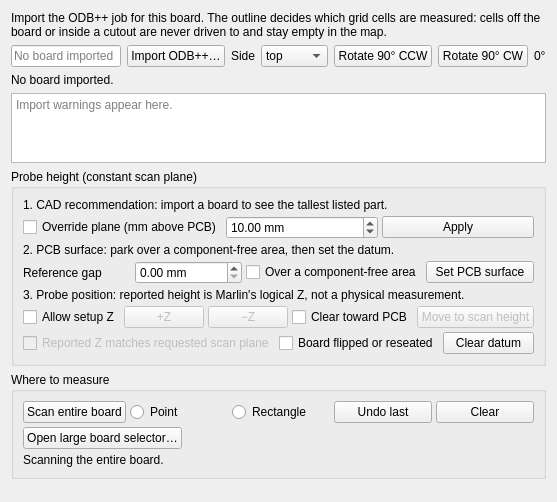
     <widget class="QWidget" name="pageBoard">
      <layout class="QVBoxLayout" name="boardLayout">
       <item>
        <widget class="QLabel" name="boardIntro">
         <property name="text">
          <string>Import the ODB++ job for this board. The outline decides which grid cells are measured: cells off the board or inside a cutout are never driven to and stay empty in the map.</string>
         </property>
         <property name="wordWrap">
          <bool>true</bool>
         </property>
        </widget>
       </item>
       <item>
        <layout class="QHBoxLayout" name="boardFileLayout">
         <item>
          <widget class="QLineEdit" name="boardPath">
           <property name="readOnly">
            <bool>true</bool>
           </property>
           <property name="placeholderText">
            <string>No board imported</string>
           </property>
          </widget>
         </item>
         <item>
          <widget class="QPushButton" name="btnImportBoard">
           <property name="text">
            <string>Import ODB++…</string>
           </property>
          </widget>
         </item>
         <item>
          <widget class="QLabel" name="lblBoardSide">
           <property name="text">
            <string>Side</string>
           </property>
          </widget>
         </item>
         <item>
          <widget class="QComboBox" name="boardSide">
           <item>
            <property name="text">
             <string>top</string>
            </property>
           </item>
           <item>
            <property name="text">
             <string>bottom</string>
            </property>
           </item>
          </widget>
         </item>
         <item>
          <widget class="QPushButton" name="btnRotateCcw">
           <property name="text">
            <string>Rotate 90° CCW</string>
           </property>
          </widget>
         </item>
         <item>
          <widget class="QPushButton" name="btnRotateCw">
           <property name="text">
            <string>Rotate 90° CW</string>
           </property>
          </widget>
         </item>
         <item>
          <widget class="QLabel" name="boardRotation">
           <property name="text">
            <string>0°</string>
           </property>
          </widget>
         </item>
        </layout>
       </item>
       <item>
        <widget class="QLabel" name="boardInfo">
         <property name="text">
          <string>No board imported.</string>
         </property>
         <property name="wordWrap">
          <bool>true</bool>
         </property>
        </widget>
       </item>
       <item>
        <widget class="QPlainTextEdit" name="boardWarnings">
         <property name="readOnly">
          <bool>true</bool>
         </property>
         <property name="maximumSize">
          <size>
           <width>16777215</width>
           <height>70</height>
          </size>
         </property>
         <property name="placeholderText">
          <string>Import warnings appear here.</string>
         </property>
        </widget>
       </item>
       <item>
        <widget class="QGroupBox" name="grpScanHeight">
         <property name="title">
          <string>Probe height (constant scan plane)</string>
         </property>
         <property name="sizePolicy">
          <sizepolicy hsizetype="Preferred" vsizetype="Maximum">
           <horstretch>0</horstretch>
           <verstretch>0</verstretch>
          </sizepolicy>
         </property>
         <layout class="QVBoxLayout" name="scanHeightLayout">
          <property name="spacing">
           <number>4</number>
          </property>
          <item>
           <widget class="QLabel" name="heightCadLabel">
            <property name="text">
             <string>1. CAD recommendation: import a board to see the tallest listed part.</string>
            </property>
            <property name="wordWrap">
             <bool>true</bool>
            </property>
           </widget>
          </item>
          <item>
           <layout class="QHBoxLayout" name="heightOverrideRow">
            <item>
             <widget class="QCheckBox" name="chkHeightOverride">
              <property name="text">
               <string>Override plane (mm above PCB)</string>
              </property>
             </widget>
            </item>
            <item>
             <widget class="QDoubleSpinBox" name="heightOverrideMm">
              <property name="decimals">
               <number>2</number>
              </property>
              <property name="minimum">
               <double>0</double>
              </property>
              <property name="maximum">
               <double>80</double>
              </property>
              <property name="value">
               <double>10</double>
              </property>
              <property name="suffix">
               <string> mm</string>
              </property>
             </widget>
            </item>
            <item>
             <widget class="QPushButton" name="btnApplyHeightOverride">
              <property name="text">
               <string>Apply</string>
              </property>
             </widget>
            </item>
           </layout>
          </item>
          <item>
           <widget class="QLabel" name="heightSurfaceLabel">
            <property name="text">
             <string>2. PCB surface: park over a component-free area, then set the datum.</string>
            </property>
            <property name="wordWrap">
             <bool>true</bool>
            </property>
           </widget>
          </item>
          <item>
           <layout class="QHBoxLayout" name="heightSurfaceRow">
            <item>
             <widget class="QLabel" name="lblHeightGap">
              <property name="text">
               <string>Reference gap</string>
              </property>
             </widget>
            </item>
            <item>
             <widget class="QDoubleSpinBox" name="heightGapMm">
              <property name="decimals">
               <number>2</number>
              </property>
              <property name="minimum">
               <double>0</double>
              </property>
              <property name="maximum">
               <double>20</double>
              </property>
              <property name="suffix">
               <string> mm</string>
              </property>
              <property name="toolTip">
               <string>Known shim or gauge thickness. Surface = reported Z minus this gap. No copper contact required.</string>
              </property>
             </widget>
            </item>
            <item>
             <widget class="QCheckBox" name="chkHeightReference">
              <property name="text">
               <string>Over a component-free area</string>
              </property>
             </widget>
            </item>
            <item>
             <widget class="QPushButton" name="btnSetPcbSurface">
              <property name="text">
               <string>Set PCB surface</string>
              </property>
             </widget>
            </item>
           </layout>
          </item>
          <item>
           <widget class="QLabel" name="heightPositionLabel">
            <property name="text">
             <string>3. Probe position: reported height is Marlin's logical Z, not a physical measurement.</string>
            </property>
            <property name="wordWrap">
             <bool>true</bool>
            </property>
           </widget>
          </item>
          <item>
           <layout class="QHBoxLayout" name="heightMoveRow">
            <item>
             <widget class="QCheckBox" name="chkAllowSetupZ">
              <property name="text">
               <string>Allow setup Z</string>
              </property>
              <property name="toolTip">
               <string>Unlocks setup-only Z motion. The scan loop stays XY-only either way.</string>
              </property>
             </widget>
            </item>
            <item>
             <widget class="QPushButton" name="btnJogZUp">
              <property name="text">
               <string>+Z</string>
              </property>
              <property name="enabled">
               <bool>false</bool>
              </property>
              <property name="toolTip">
               <string>Jog away from the PCB by the current jog step.</string>
              </property>
             </widget>
            </item>
            <item>
             <widget class="QPushButton" name="btnJogZDown">
              <property name="text">
               <string>−Z</string>
              </property>
              <property name="enabled">
               <bool>false</bool>
              </property>
              <property name="toolTip">
               <string>Jog toward the PCB by the current jog step. Requires clearance confirmation.</string>
              </property>
             </widget>
            </item>
            <item>
             <widget class="QCheckBox" name="chkHeightClearance">
              <property name="text">
               <string>Clear toward PCB</string>
              </property>
             </widget>
            </item>
            <item>
             <widget class="QPushButton" name="btnMoveToScanHeight">
              <property name="text">
               <string>Move to scan height</string>
              </property>
              <property name="enabled">
               <bool>false</bool>
              </property>
             </widget>
            </item>
           </layout>
          </item>
          <item>
           <layout class="QHBoxLayout" name="heightStatusRow">
            <item>
             <widget class="QCheckBox" name="chkAtScanPlane">
              <property name="text">
               <string>Reported Z matches requested scan plane</string>
              </property>
              <property name="enabled">
               <bool>false</bool>
              </property>
             </widget>
            </item>
            <item>
             <widget class="QCheckBox" name="chkBoardReseated">
              <property name="text">
               <string>Board flipped or reseated</string>
              </property>
             </widget>
            </item>
            <item>
             <widget class="QPushButton" name="btnBoardReseated">
              <property name="text">
               <string>Clear datum</string>
              </property>
             </widget>
            </item>
           </layout>
          </item>
         </layout>
        </widget>
       </item>
       <item>
        <widget class="QGroupBox" name="grpScanSelection">
         <property name="title">
          <string>Where to measure</string>
         </property>
         <property name="sizePolicy">
          <sizepolicy hsizetype="Preferred" vsizetype="Maximum">
           <horstretch>0</horstretch>
           <verstretch>0</verstretch>
          </sizepolicy>
         </property>
         <layout class="QVBoxLayout" name="scanSelectionLayout">
          <property name="spacing">
           <number>4</number>
          </property>
          <item>
           <layout class="QHBoxLayout" name="selectionToolLayout">
            <item>
             <widget class="QPushButton" name="btnScanEntireBoard">
              <property name="text">
               <string>Scan entire board</string>
              </property>
              <property name="toolTip">
               <string>Measure every on-board cell. This is the default, and the only way to restore a full-board scan after Clear.</string>
              </property>
             </widget>
            </item>
            <item>
             <widget class="QRadioButton" name="radioSelectPoint">
              <property name="text">
               <string>Point</string>
              </property>
              <property name="autoExclusive">
               <bool>false</bool>
              </property>
              <property name="toolTip">
               <string>Open the large board selector, then click to measure the nearest on-board grid cell.</string>
              </property>
             </widget>
            </item>
            <item>
             <widget class="QRadioButton" name="radioSelectRect">
              <property name="text">
               <string>Rectangle</string>
              </property>
              <property name="autoExclusive">
               <bool>false</bool>
              </property>
              <property name="toolTip">
               <string>Open the large board selector, then drag a rectangle. Only on-board cells inside it are measured.</string>
              </property>
             </widget>
            </item>
            <item>
             <widget class="QPushButton" name="btnUndoSelection">
              <property name="text">
               <string>Undo last</string>
              </property>
             </widget>
            </item>
            <item>
             <widget class="QPushButton" name="btnClearSelection">
              <property name="text">
               <string>Clear</string>
              </property>
              <property name="toolTip">
               <string>Forget every region and point. Start stays blocked until you add a selection or click Scan entire board.</string>
              </property>
             </widget>
            </item>
           </layout>
          </item>
          <item>
           <layout class="QHBoxLayout" name="boardSelectorLaunchLayout">
            <item>
             <widget class="QPushButton" name="btnOpenBoardSelector">
              <property name="text">
               <string>Open large board selector…</string>
              </property>
              <property name="toolTip">
               <string>Edit the scan area in a large window. Apply commits; Cancel leaves the current selection unchanged.</string>
              </property>
             </widget>
            </item>
            <item>
             <spacer name="boardSelectorLaunchSpacer">
              <property name="orientation">
               <enum>Qt::Horizontal</enum>
              </property>
              <property name="sizeHint" stdset="0">
               <size>
                <width>40</width>
                <height>20</height>
               </size>
              </property>
             </spacer>
            </item>
           </layout>
          </item>
          <item>
           <widget class="QLabel" name="selectionInfo">
            <property name="text">
             <string>Scanning the entire board.</string>
            </property>
            <property name="wordWrap">
             <bool>true</bool>
            </property>
           </widget>
          </item>
         </layout>
        </widget>
       </item>
       <item>
        <spacer name="boardPageBottomSpacer">
         <property name="orientation">
          <enum>Qt::Vertical</enum>
         </property>
         <property name="sizeHint" stdset="0">
          <size>
           <width>20</width>
           <height>12</height>
          </size>
         </property>
        </spacer>
       </item>
      </layout>
     </widget>
